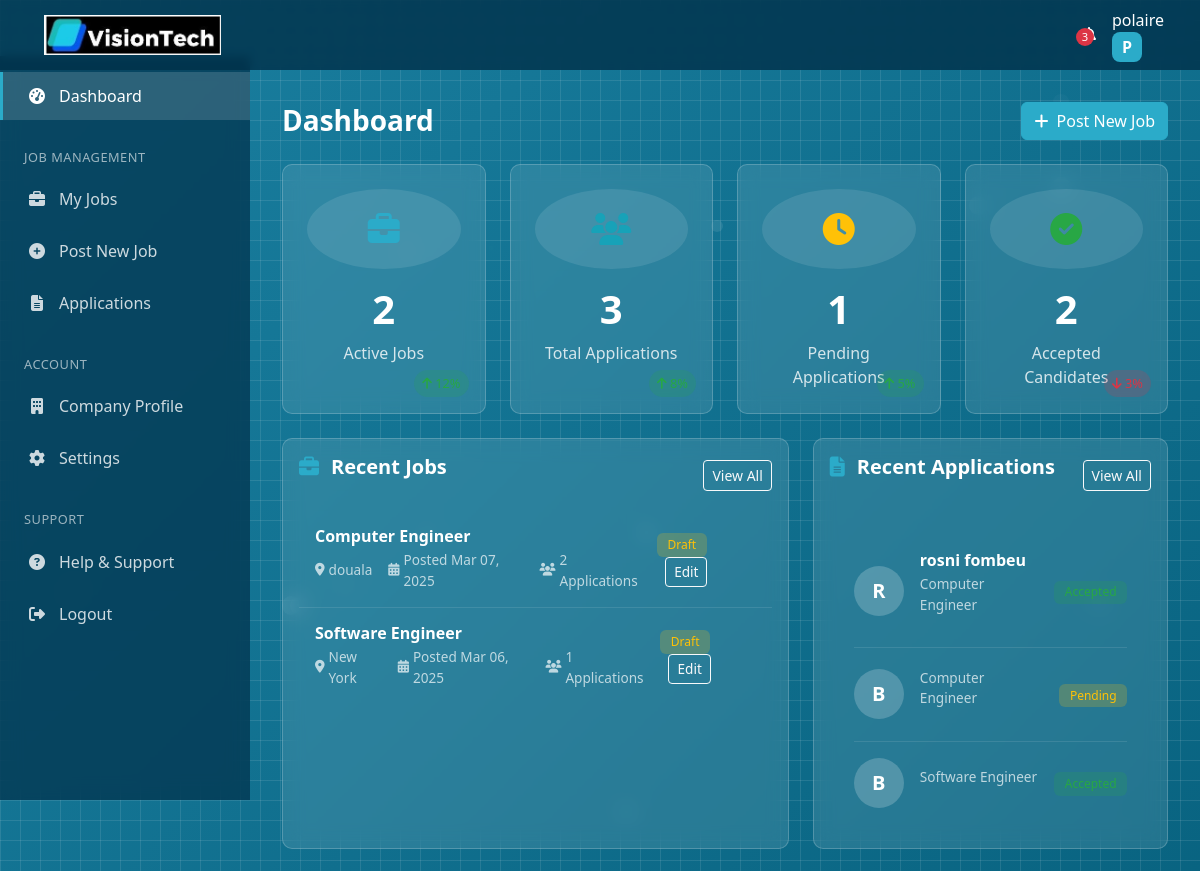
The app's page /dashboard/hirer/ (signed in, upper part), older data.
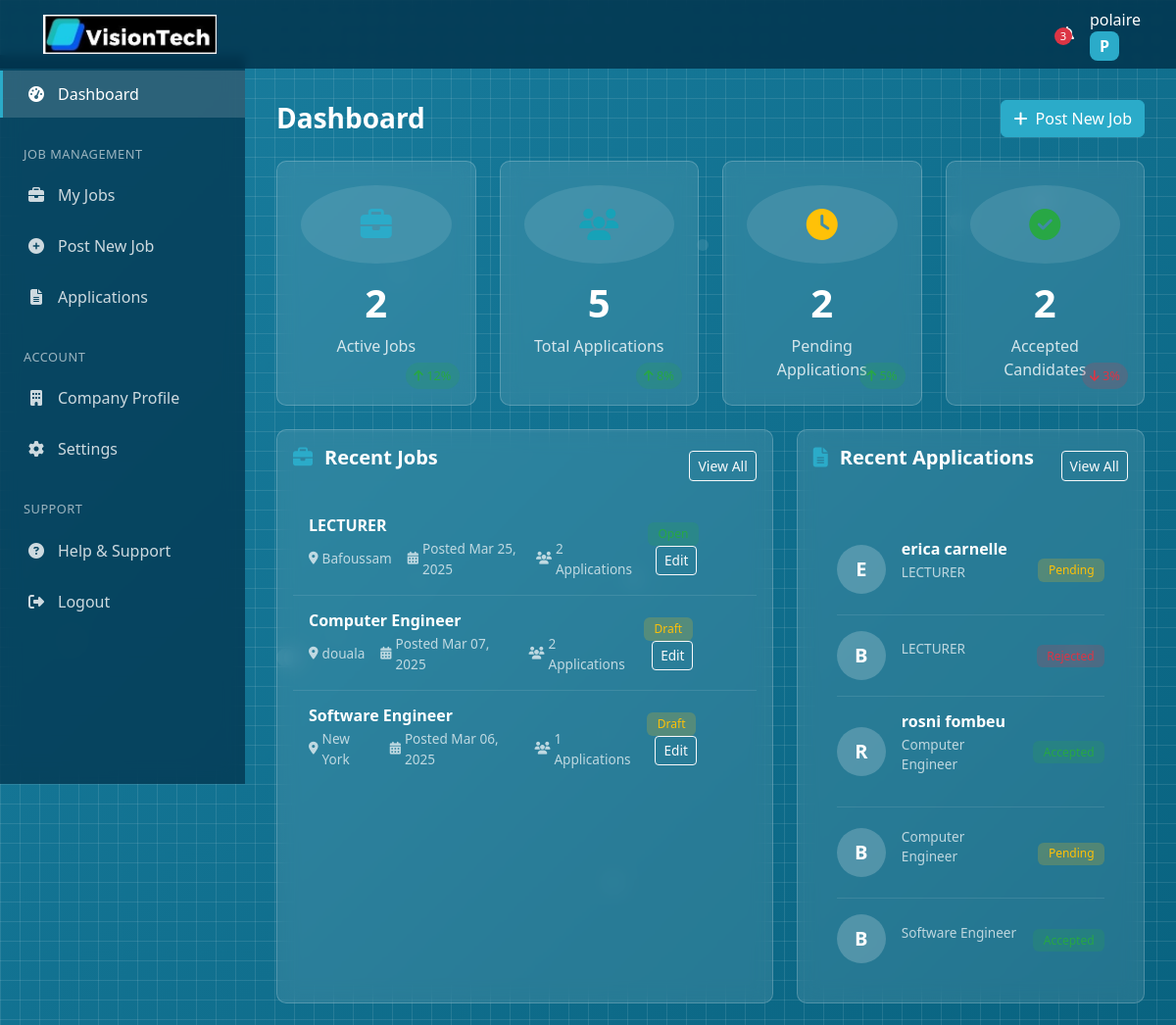
The same page, newer data.
### accounts/models.py (models this page shows, shortened)
class User(AbstractUser):
    USER_TYPE_CHOICES = (
        ('hirer', 'Hirer'),
        ('candidate', 'Candidate'),
    )
    user_type = models.CharField(max_length=10, choices=USER_TYPE_CHOICES)
    email = models.EmailField(unique=True)
    objects = CustomUserManager()

class CandidateProfile(models.Model):
    GENDER_CHOICES = (
        ('M', 'Male'),
        ('F', 'Female'),
        ('O', 'Other'),
    )
    user = models.OneToOneField(User, on_delete=models.CASCADE, related_name='candidate_profile')
    first_name = models.CharField(max_length=100)
    last_name = models.CharField(max_length=100)
    location = models.CharField(max_length=255)
    gender = models.CharField(max_length=1, choices=GENDER_CHOICES)
    resume = models.TextField(default=False)
    cv =models.FileField(upload_to="resume/", default=False)

### jobs/models.py (models this page shows, shortened)
class Job(models.Model):
    STATUS_CHOICES = (
        ('open', 'Open'),
        ('closed', 'Closed'),
        ('draft', 'Draft'),
    )
    title = models.CharField(max_length=255)
    description = models.TextField()
    hirer = models.ForeignKey(User, on_delete=models.CASCADE, related_name='jobs')
    location = models.CharField(max_length=255)
    created_at = models.DateTimeField(auto_now_add=True)
    updated_at = models.DateTimeField(auto_now=True)
    salary_min = models.PositiveIntegerField(null=True, blank=True)
    salary_max = models.PositiveIntegerField(null=True, blank=True)
    requirements = models.TextField(blank=True)
    status = models.CharField(max_length=10, choices=STATUS_CHOICES, default='open')

class Application(models.Model):
    STATUS_CHOICES = (
        ('pending', 'Pending'),
        ('accepted', 'Accepted'),
        ('rejected', 'Rejected'),
    )
    job = models.ForeignKey(Job, on_delete=models.CASCADE, related_name='applications')
    candidate = models.ForeignKey(User, on_delete=models.CASCADE, related_name='applications')
    status = models.CharField(max_length=10, choices=STATUS_CHOICES, default='pending')
    applied_at = models.DateTimeField(auto_now_add=True)
    updated_at = models.DateTimeField(auto_now=True)
    class Meta:
        unique_together = ('job', 'candidate')

### accounts/views.py (the view)
# urls.py: path('dashboard/hirer/', views.hirer_dashboard, name='hirer_dashboard'),
@login_required
def hirer_dashboard(request):
    if request.user.user_type != 'hirer':
        return redirect('home')
    active_jobs = Job.objects.filter(hirer=request.user, status='draft')
    active_jobs_count = active_jobs.count()
    total_applications = Application.objects.filter(job__hirer=request.user)
    total_applications_count = total_applications.count()
    pending_applications = total_applications.filter(status='pending')
    pending_applications_count = pending_applications.count()
    accepted_applications = total_applications.filter(status='accepted')
    accepted_applications_count = accepted_applications.count()
    recent_jobs = Job.objects.filter(hirer=request.user).order_by('-created_at')[:5]
    recent_applications = Application.objects.filter(job__hirer=request.user).order_by('-applied_at')[:5]
    return render(request, template_name='hirer_dashboard.html', context={'total_applications_count': total_applications_count, 'pending_applications_count': pending_applications_count, 'accepted_applications_count': accepted_applications_count, 'recent_jobs': recent_jobs, 'recent_applications': recent_applications, 'active_jobs_count': active_jobs_count})

### Templates/hirer_dashboard.html (shortened to what this page needs)
<!DOCTYPE html>
<html lang="en">
<head>
    {% load static %}
    <link href="https://cdn.jsdelivr.net/npm/bootstrap@5.3.0/dist/css/bootstrap.min.css" rel="stylesheet">
    <link href="https://cdnjs.cloudflare.com/ajax/libs/font-awesome/6.4.0/css/all.min.css" rel="stylesheet">
</head>
<body>
    <div class="grid-background"></div>
    <div class="dots" id="dots"></div>
    <nav class="navbar navbar-expand-lg navbar-dark sticky-top">
        <div class="container-fluid">
            <a class="navbar-brand" href="{% url 'home' %}">
                 <a class="navbar-brand" href="{% url 'home' %}">
                <img src="{% static 'image/logoVisionTech.jpg' %}" alt="LogoVisionTech">
            </a>
            </a>
            <div class="ms-auto d-flex align-items-center">
                <div class="dropdown notifications-dropdown me-3">
                    <a class="nav-link text-white position-relative" href="#" role="button" id="notificationsDropdown" data-bs-toggle="dropdown" aria-expanded="false">
                        <span class="notification-badge">3</span>
                    </a>
                </div>
                <div class="dropdown user-dropdown">
                    <a class="nav-link dropdown-toggle text-white" href="#" role="button" id="userDropdown" data-bs-toggle="dropdown" aria-expanded="false">
                        <span class="d-none d-lg-inline me-2">{{ user.username }}</span>
                        <div class="logo-placeholder" style="width: 30px; height: 30px; margin: 0;">
                            {{ user.username.0|upper }}
                        </div>
                    </a>
                </div>
            </div>
        </div>
    </nav>
    <div class="sidebar" id="sidebar">
        <ul class="sidebar-menu">
            <li class="menu-item">
                <a href="{% url 'hirer_dashboard' %}" class="menu-link active">
                    <span class="menu-icon"><i class="fas fa-tachometer-alt"></i></span>
                    <span class="menu-text">Dashboard</span>
                </a>
            </li>
            <li class="menu-header">Job Management</li>
            <li class="menu-item">
                <a href="{% url 'hirer_jobs' %}" class="menu-link">
                    <span class="menu-icon"><i class="fas fa-briefcase"></i></span>
                    <span class="menu-text">My Jobs</span>
                </a>
            </li>
            <li class="menu-item">
                <a href="{% url 'create_job' %}" class="menu-link">
                    <span class="menu-icon"><i class="fas fa-plus-circle"></i></span>
                    <span class="menu-text">Post New Job</span>
                </a>
            </li>
            <li class="menu-item">
                <a href="{% url 'job_applications' %}" class="menu-link">
                    <span class="menu-icon"><i class="fas fa-file-alt"></i></span>
                    <span class="menu-text">Applications</span>
                </a>
            </li>
            <li class="menu-header">Account</li>
            <li class="menu-item">
                <a href="{% url 'hirer_profile' %}" class="menu-link">
                    <span class="menu-icon"><i class="fas fa-building"></i></span>
                    <span class="menu-text">Company Profile</span>
                </a>
            </li>
            <li class="menu-item">
                <a href="#Settings" class="menu-link">
                    <span class="menu-icon"><i class="fas fa-cog"></i></span>
                    <span class="menu-text">Settings</span>
                </a>
            </li>
            <li class="menu-header">Support</li>
            <li class="menu-item">
                <a href="#Help" class="menu-link">
                    <span class="menu-icon"><i class="fas fa-question-circle"></i></span>
                    <span class="menu-text">Help & Support</span>
                </a>
            </li>
            <li class="menu-item">
                <a href="{% url 'logout' %}" class="menu-link">
                    <span class="menu-icon"><i class="fas fa-sign-out-alt"></i></span>
                    <span class="menu-text">Logout</span>
                </a>
            </li>
        </ul>
    </div>
    <div class="main-content">
        <div class="section-header">
            <h1 class="page-title">Dashboard</h1>
            <a href="{% url 'create_job' %}" class="btn btn-primary">
                <i class="fas fa-plus me-1"></i> Post New Job
            </a>
        </div>
        <div class="row g-4 mb-4">
            <div class="col-xl-3 col-md-6">
                <div class="card stat-card">
                    <div class="stat-icon" style="color: var(--accent-color);">
                        <i class="fas fa-briefcase"></i>
                    </div>
                    <h3 class="stat-count">{{ active_jobs_count }}</h3>
                    <p class="stat-label">Active Jobs</p>
                    <span class="stat-change positive">
                        <i class="fas fa-arrow-up"></i> 12%
                    </span>
                </div>
            </div>
            <div class="col-xl-3 col-md-6">
                <div class="card stat-card">
                    <div class="stat-icon" style="color: var(--info-color);">
                        <i class="fas fa-users"></i>
                    </div>
                    <h3 class="stat-count">{{ total_applications_count }}</h3>
                    <p class="stat-label">Total Applications</p>
                    <span class="stat-change positive">
                        <i class="fas fa-arrow-up"></i> 8%
                    </span>
                </div>
            </div>
            <div class="col-xl-3 col-md-6">
                <div class="card stat-card">
                    <div class="stat-icon" style="color: var(--warning-color);">
                        <i class="fas fa-clock"></i>
                    </div>
                    <h3 class="stat-count">{{ pending_applications_count }}</h3>
                    <p class="stat-label">Pending Applications</p>
                    <span class="stat-change positive">
                        <i class="fas fa-arrow-up"></i> 5%
                    </span>
                </div>
            </div>
            <div class="col-xl-3 col-md-6">
                <div class="card stat-card">
                    <div class="stat-icon" style="color: var(--success-color);">
                        <i class="fas fa-check-circle"></i>
                    </div>
                    <h3 class="stat-count">{{ accepted_applications_count }}</h3>
                    <p class="stat-label">Accepted Candidates</p>
                    <span class="stat-change negative">
                        <i class="fas fa-arrow-down"></i> 3%
                    </span>
                </div>
            </div>
        </div>
        <div class="row g-4 mb-4">
            <div class="col-lg-7">
                <div class="card h-100">
                    <div class="card-body">
                        <div class="d-flex justify-content-between align-items-center mb-3">
                            <h5 class="card-title">
                                <i class="fas fa-briefcase"></i> Recent Jobs
                            </h5>
                            <a href="{% url 'hirer_jobs' %}" class="btn btn-sm btn-outline-light">View All</a>
                        </div>
                        {% if recent_jobs %}
                        <div class="job-list">
                            {% for job in recent_jobs %}
                            <div class="job-item">
                                <div class="job-info">
                                    <h6 class="job-title">{{ job.title }}</h6>
                                    <div class="job-details">
                                        <span><i class="fas fa-map-marker-alt"></i> {{ job.location }}</span>
                                        <span><i class="fas fa-calendar-alt"></i> Posted {{ job.created_at|date:"M d, Y" }}</span>
                                        <span><i class="fas fa-users"></i> {{ job.applications.count }} Applications</span>
                                    </div>
                                </div>
                                <div class="job-actions">
                                    <span class="badge {% if job.status == 'open' %}badge-open{% elif job.status == 'closed' %}badge-closed{% else %}badge-draft{% endif %}">
                                        {{ job.status|title }}
                                    </span>
                                    <a href="{% url 'update_job' job.id %}" class="btn btn-sm btn-outline-light ms-2">Edit</a>
                                </div>
                            </div>
                            {% endfor %}
                        </div>
                        {% else %}
                        <div class="text-center py-4">
                            <p>You haven't created any jobs yet.</p>
                            <a href="{% url 'create_job' %}" class="btn btn-primary mt-2">Post Your First Job</a>
                        </div>
                        {% endif %}
                    </div>
                </div>
            </div>
            <div class="col-lg-5">
                <div class="card h-100">
                    <div class="card-body">
                        <div class="d-flex justify-content-between align-items-center mb-3">
                            <h5 class="card-title">
                                <i class="fas fa-file-alt"></i> Recent Applications
                            </h5>
                            <a href="{{job.get_absolute_url}}" class="btn btn-sm btn-outline-light">View All</a>
                        </div>
                        {% if recent_applications %}
                        <div class="applications-preview">
                            {% for application in recent_applications %}
                            <div class="application-item">
                                <div class="candidate-avatar">
                                    {{ application.candidate.username.0|upper }}
                                </div>
                                <div class="application-details">
                                    <h6 class="candidate-name">{{ application.candidate.candidate_profile.first_name }} {{ application.candidate.candidate_profile.last_name }}</h6>
                                    <p class="application-job">{{ application.job.title }}</p>
                                </div>
                                <div class="application-status">
                                    <span class="badge {% if application.status == 'pending' %}badge-pending{% elif application.status == 'accepted' %}badge-accepted{% else %}badge-rejected{% endif %}">
                                        {{ application.status|title }}
                                    </span>
                                </div>
                            </div>
                            {% endfor %}
                        </div>
                        {% else %}
                        <div class="text-center py-4">
                            <p>No applications received yet.</p>
                            <a href="{% url 'create_job' %}" class="btn btn-primary mt-2">Post a Job</a>
                        </div>
                        {% endif %}
                    </div>
                </div>
            </div>
        </div>
        <div class="row g-4">
        </div>
    </div>
</body>
</html>

Row changes from the older to the newer data that the page shows:
added Job: title "LECTURER", location "Bafoussam", created_at "Mar 25, 2025", applications.count "2", status "open" (drawn)
added Application: candidate.username.0 "E", candidate.candidate_profile.first_name "erica", candidate.candidate_profile.last_name "carnelle", job "LECTURER", status "Pending"
added Application: candidate.username.0 "B", job "LECTURER", status "rejected" (drawn)
Text that changed along with them:
{{ total_applications_count }}: "3" → "5"
{{ pending_applications_count }}: "1" → "2"
